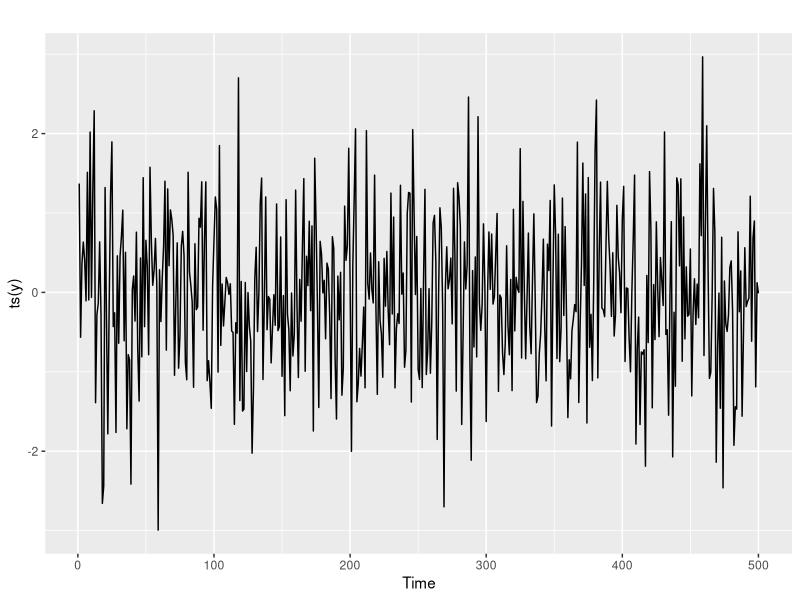
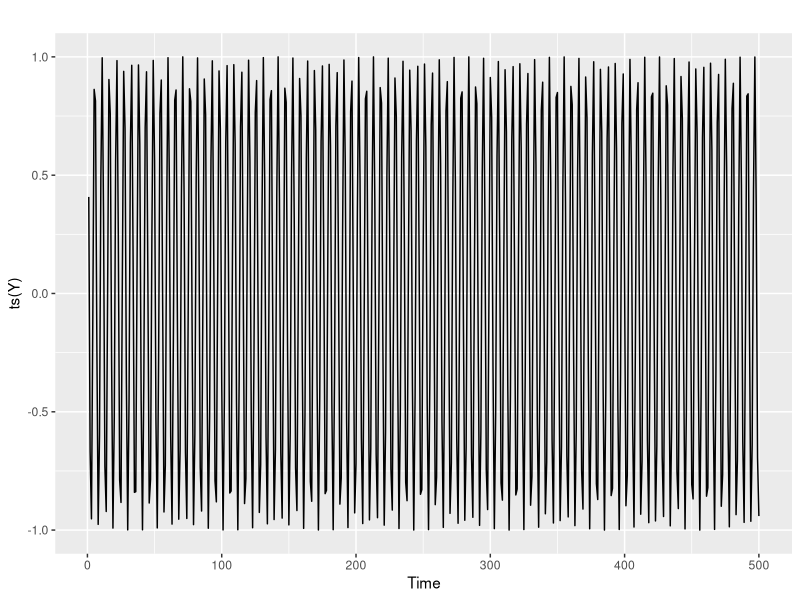
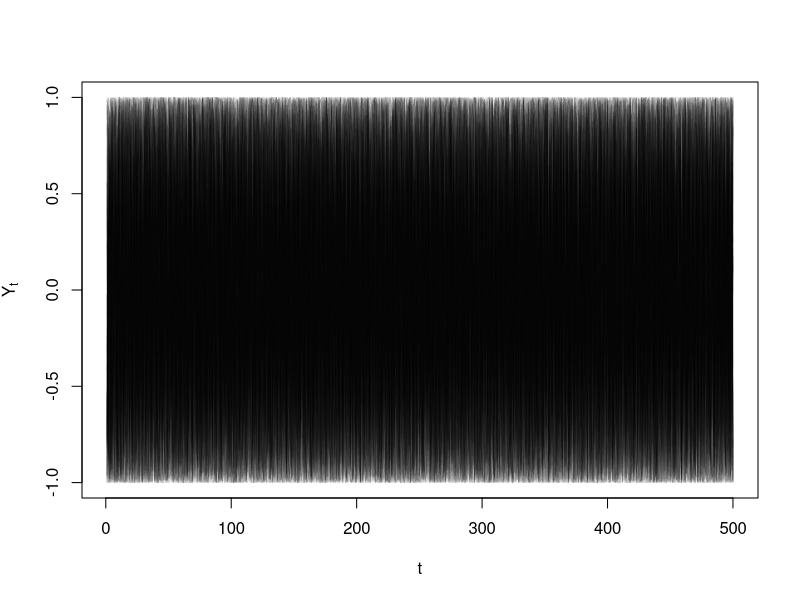
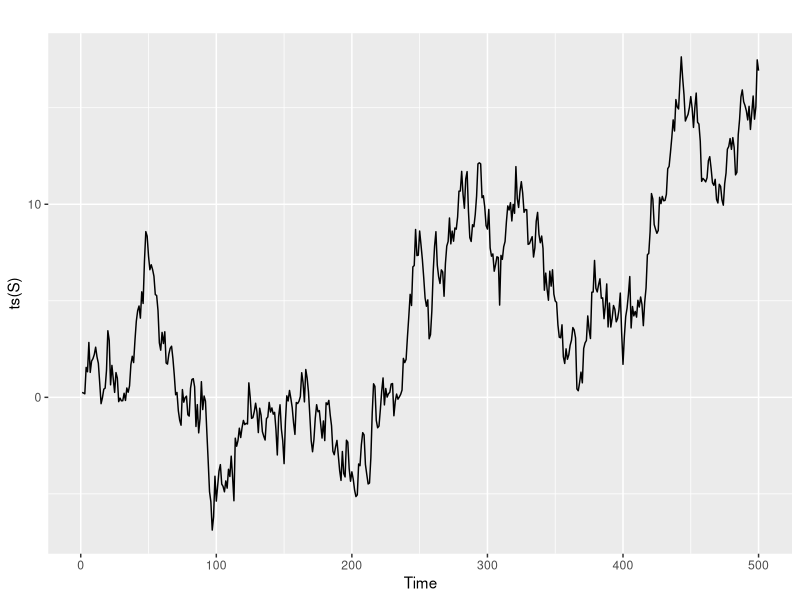
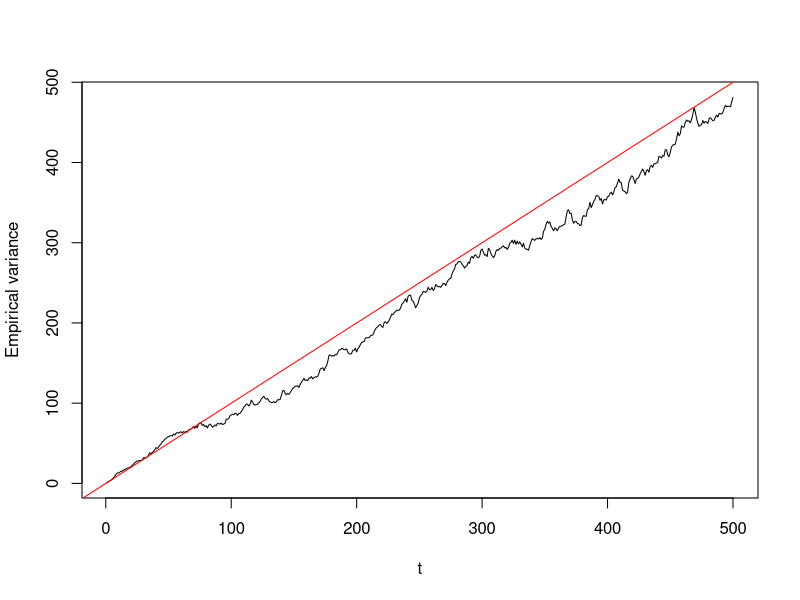

Generate these figures, in order, with R:
## ---- chunk 1
knitr::opts_chunk$set(echo = TRUE, message = FALSE, warning = FALSE)
## ---- chunk 2
library(ggplot2)
library(dplyr)
library(tidyr)
library(forecast)
set.seed(42)
## ---- chunk 3
n <- 500
y <- rnorm(n, 0, 1)
autoplot(ts(y))
## ---- chunk 4
n <- 500
n_sim <- 100

Y <- matrix(rnorm(n_sim * n, 0, 1), nrow = n_sim, ncol = n)

emp_mean <- colMeans(Y)
emp_var <- apply(Y,2, var)
summary(emp_mean)
summary(emp_var)
## ---- chunk 5
set.seed(16)
n <- 500
t <- 1:n
u <- runif(1, min = - pi, max = pi)
Y <- cos(t*u)
autoplot(ts(Y))
## ---- chunk 6
set.seed(123)
n <- 500
n_sim <- 100
t <- 1:n

u <- runif(n_sim, min = -pi, max = pi)   # one U per realization
Y <- cos(outer(u, t))                     # n_sim x n matrix: row = realization, column = t

summary(colMeans(Y))
summary(apply(Y, 2 , var))

matplot(t, t(Y), type = "l", lty = 1, col = rgb(0, 0, 0, 0.1),
        xlab = "t", ylab = expression(Y[t]))
## ---- chunk 7
n= 500
Y = rnorm(n,0, 1)
S = cumsum(Y)

autoplot(ts(S))
## ---- chunk 8
num_sim <- 100
n <- 500

Y <- matrix(rnorm(num_sim * n, 0, 1), nrow = num_sim, ncol = n)
S <- t(apply(Y, 1, cumsum))   # each row is one random walk

emp_var <- apply(S, 2, var)

plot(1:n, emp_var, type = "l", xlab = "t", ylab = "Empirical variance")
abline(a = 0, b = 1, col = "red")   # theoretical Var(S_t) = t * sigma^2, here sigma = 1
